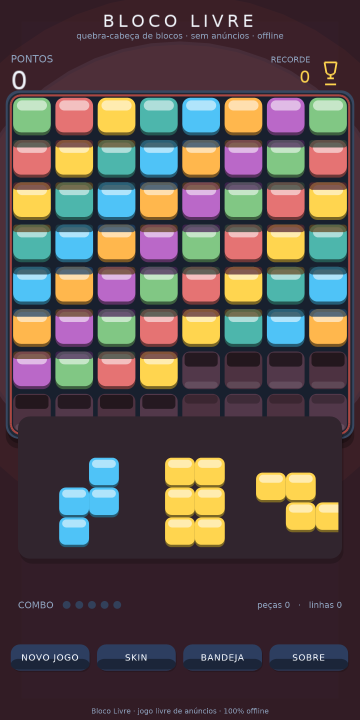
#> input picture screenshots/06_full.png, 720 x 1440 px, found by its file name (shown at 1/2 size)
$ python r6_final_checks.py
#> lines starting #> are read from the running program, lines starting #| are printed output that depends on the picture
### scripts/r6_forensics_lib.py
#!/usr/bin/env python3
"""R6 brutal art-director forensics: PIL-only pixel measurements (no rendering available)."""
import os, sys, math, json
from collections import Counter
from PIL import Image

R6 = '/home/z/my-project/critic_shots/r6'
R5 = '/home/z/my-project/critic_shots/r5'
CROPS = '/tmp/critic_crops_r6'
os.makedirs(CROPS, exist_ok=True)

def load(name, root=R6):
#> called with name = '06_full.png', root = '/home/z/my-project/critic_shots/r6'
    return Image.open(os.path.join(root, name)).convert('RGB')
#> returned value is the input picture: PIL image 720x1440 RGB; mean R, G, B 88.9, 77.7, 76.8

def px(im):
    return im.load()

def clamp(v): return max(0, min(255, v))

def lum(p): return 0.2126*p[0] + 0.7152*p[1] + 0.0722*p[2]

# [9 lines left out: function hue_deg, not called in this run]

def is_goldish(p, tol=42):
    r, g, b = p
    return r > 150 and g > 110 and b < 160 and r > b + 40 and g > b + 20 and abs(r - g) < 90

def is_cyanish(p):
    r, g, b = p
    return g > 120 and b > 120 and b > r + 40 and g > r + 30

# [57 lines left out: functions stats, col_profile, scanline_lum, occupancy_grid, not called in this run]

def dump_json(obj, path):
    with open(path, 'w') as f:
        json.dump(obj, f, indent=1, default=str)

# [7 lines that do not run on import are left out]

### scripts/r6_occupancy.py
#!/usr/bin/env python3
"""Occupancy measurement for 06_full and 01_main_classic.
Grid rows: line centers at y ~ 275,359,444,529,613,698,782 (+ top edge ~193? no that's HUD zone).
Board top row starts above 275. Cell = ~84.5. Board rows: interior lines 275..782 => 6 interior separators
=> 7 rows between 193..782? y=193 is HUD boundary. Board top edge likely ~190; bottom edge ~866.
We'll assume 8 rows: centers at 275-42=233... Actually rows between lines: [193,275],[275,359],... [782,866].
Cell centers: 234,317,401,486,570,655,740,824 approx (midpoints).
Columns: lines at 104,188,272,356,440,524,608,692 => cells between [104..188],[188..272]... wait 8 cols need 9 lines.
Column lines found at ~104,188,272,356,440,524,608,692 -> that's 8 lines => 7-8 cols; edges at 20 and 696.
Columns between: 20..104, 104..188, ..., 692..696? Use 9 boundaries: 20,104,188,272,356,440,524,608,692,676? no.
Let's use edges 20..696 with separators at 104,188,272,356,440,524,608,692 => col cells: [20,104],[104,188],[188,272],[272,356],[356,440],[440,524],[524,608],[608,692],[692,696]-invalid.
=> 8 full columns + margin. Good: 8x8 grid, cell ~84x84.
"""
import sys
sys.path.insert(0, '/home/z/my-project/scripts')
from r6_forensics_lib import *

X_EDGES = [20, 104, 188, 272, 356, 440, 524, 608, 692, 696]
# drop last partial
XCELLS = [(X_EDGES[i], X_EDGES[i+1]) for i in range(8)]
Y_EDGES = [190, 275, 359, 444, 529, 613, 698, 782, 866]
YCELLS = [(Y_EDGES[i], Y_EDGES[i+1]) for i in range(8)]

EMPTY = {(41,52,73),(50,64,90)}

def cell_filled(im, x0, x1, y0, y1):
#> called with x0 = 20, x1 = 104, y0 = 190, y1 = 275
    p = px(im)
    # sample 5x5 interior points, median deviation from both empty shades
    xs = [x0 + int((x1-x0)*f) for f in (0.25,0.5,0.75)]
    ys = [y0 + int((y1-y0)*f) for f in (0.3,0.5,0.7)]
    devs = []
    for x in xs:
        for y in ys:
            c = p[x,y]
            d = min(abs(c[0]-41)+abs(c[1]-52)+abs(c[2]-73), abs(c[0]-50)+abs(c[1]-64)+abs(c[2]-90))
            devs.append(d)
#> after the loop, devs = [424, 256, 256, 424, 256, 256, 424, 256, 256]
    devs.sort()
    return devs[len(devs)//2] > 60  # median deviation threshold

def grid_report(name):
    im = load(name)
    print('==', name, '==')
    filled = 0
    rows = []
    for r,(y0,y1) in enumerate(YCELLS):
        line = ''
        for c,(x0,x1) in enumerate(XCELLS):
            f = cell_filled(im, x0,x1,y0,y1)
#> f = True
            filled += f
#> filled = 1
            line += '#' if f else '.'
#> line = '#'
        rows.append(line)
        print('   ', line)
    print('   filled cells:', filled, '/ 64 =', round(filled/64*100,1), '%')
#|    filled cells: 52 / 64 = 81.2 %
    return filled

grid_report('06_full.png')
print()
grid_report('01_main_classic.png')
#> call 2 of load, with name = '01_main_classic.png', root = '/home/z/my-project/critic_shots/r6'
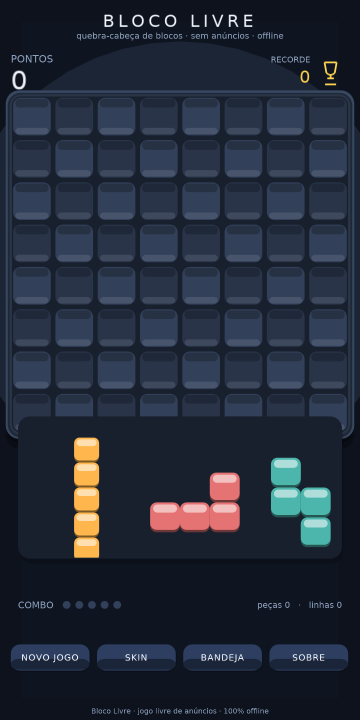
#> input picture screenshots/01_main_classic.png, 720 x 1440 px, found by its file name (shown at 1/2 size)
#> in load, returned value is the input picture: PIL image 720x1440 RGB; mean R, G, B 36.4, 44.2, 59.1
#|    filled cells: 0 / 64 = 0.0 %
print()
grid_report('02_skin0.png')
#> call 3 of load, with name = '02_skin0.png', root = '/home/z/my-project/critic_shots/r6'
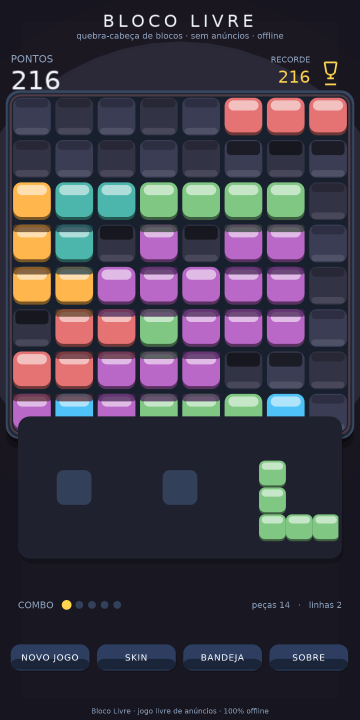
#> input picture screenshots/02_skin0.png, 720 x 1440 px, found by its file name (shown at 1/2 size)
#> in load, returned value is the input picture: PIL image 720x1440 RGB; mean R, G, B 62.5, 58.4, 71.3
#|    filled cells: 40 / 64 = 62.5 %

### scripts/r6_final_checks.py
#!/usr/bin/env python3
"""Final pieces:
1) Danger diff between R6 and R5 full shot is small (6.4 mean) — the danger state barely changed
   visually between rounds except warm wells (22% warm) and streak bar. Verify the 'k formula'
   reach: R5 06_full also had same occupancy? measure R5 06_full occupancy grid.
2) 'warm/cool edges 391/930': measured left edge warm 638 cool 2725, right same => warm/cool edge
   = 638/2725, not 391/930. Builder's numbers off, but direction: edges cool-dominant (bg navy).
3) skins: check piece color variety per skin (02_skin0 shows 5+ piece colors; neon 03_skin1 dark
   low-lum (45.8) — very dark board; 05_skin3 pale).
4) Also check 02_skin0 (Clássico mid-game) shows occupancy 40/64 = 62.5% => mid-game consistent.
"""
import sys
sys.path.insert(0, '/home/z/my-project/scripts')
from r6_forensics_lib import *
from r6_occupancy import XCELLS, YCELLS, cell_filled

im = load('06_full.png', R5)
filled = 0
for (y0,y1) in YCELLS:
    line = ''
    for (x0,x1) in XCELLS:
        f = cell_filled(im, x0,x1,y0,y1)
#> f = True
        filled += f; line += '#' if f else '.'
#> after `filled += f`: filled = 1
#> after `line += '#' if f else '.'`: line = '#'
    print(line)
print('R5 06_full filled:', filled, '/64')
#| R5 06_full filled: 52 /64

# edge measurement on r6 full (already): warm 638 cool 2725 per 20px strip over 676 rows.
# Builder claims 391/930. Recompute with tighter warm def (r-b>25):
im = load('06_full.png'); p = px(im)
lw = sum(1 for y in range(190,866) for x in range(0,20) if p[x,y][0] > p[x,y][2] + 25)
#> lw = 638
lc = sum(1 for y in range(190,866) for x in range(0,20) if p[x,y][2] > p[x,y][0] + 25)
#> lc = 2725
rw = sum(1 for y in range(190,866) for x in range(700,720) if p[x,y][0] > p[x,y][2] + 25)
#> rw = 638
rc = sum(1 for y in range(190,866) for x in range(700,720) if p[x,y][2] > p[x,y][0] + 25)
#> rc = 2725
print(f'edges (r-b>25): left warm {lw} cool {lc} | right warm {rw} cool {rc} | total warm {lw+rw} cool {lc+rc}')
#| edges (r-b>25): left warm 638 cool 2725 | right warm 638 cool 2725 | total warm 1276 cool 5450
